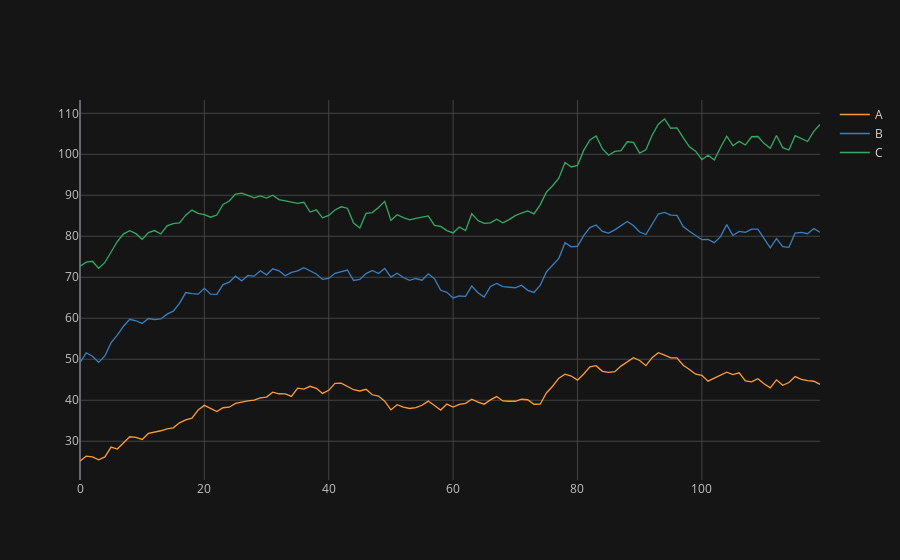

The notebook cell saved with this chart:
### Code cell
df.iplot(kind = 'area',theme='solar')
